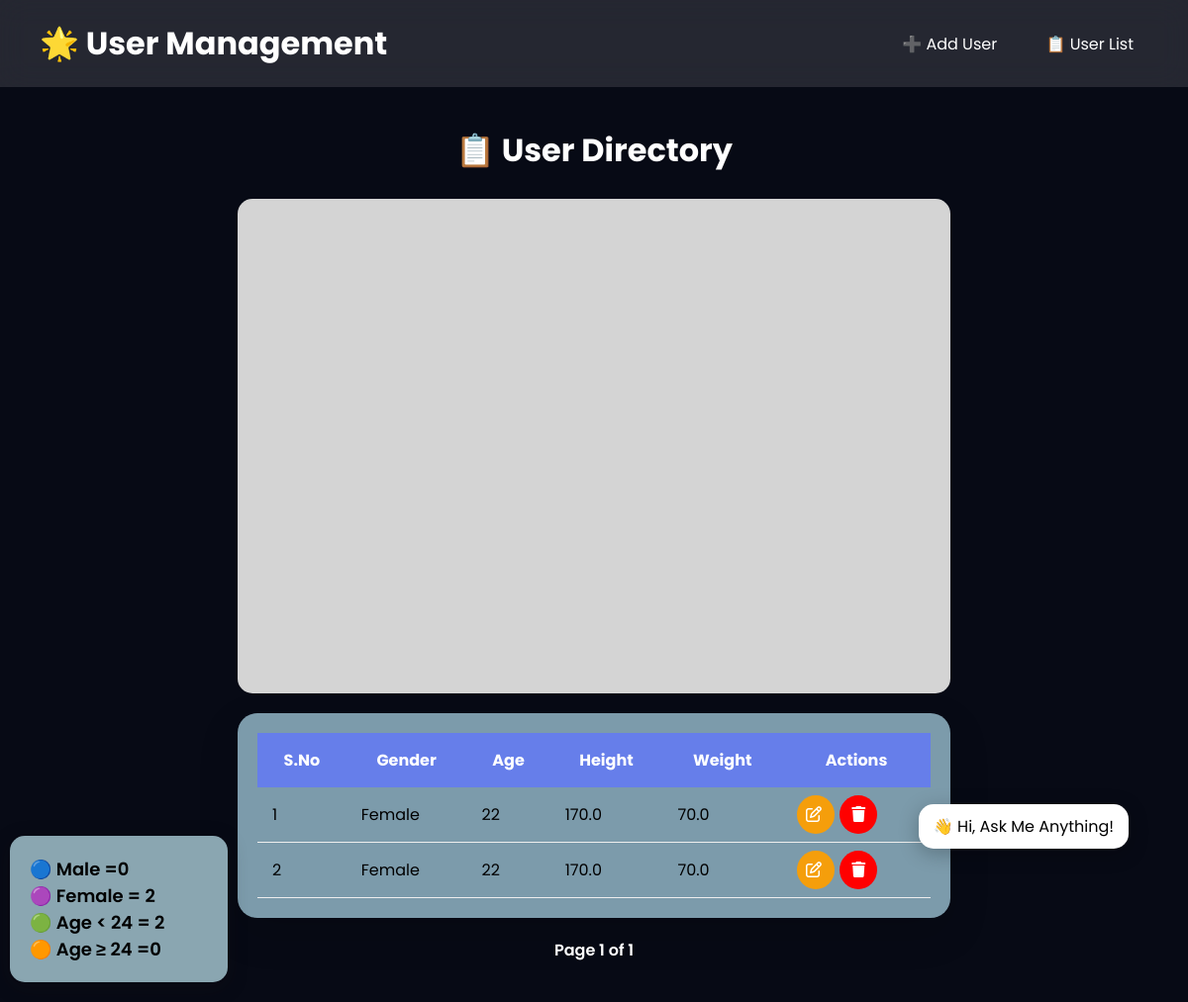
Page /myapp/list/ on the committed database.
### myapp/models.py (models this page shows, shortened)
class profile(models.Model):
    gender = models.CharField(max_length=10)
    age = models.IntegerField()
    height = models.FloatField()
    weight = models.FloatField()

### myapp/views.py (the view)
# urls.py: path('list/', views.list_users, name='list_users'),
def list_users(request):
    query = request.GET.get('q')
    users = profile.objects.all()
    if query:
        users = users.filter(gender__icontains=query)
    paginator = Paginator(users, 10)
    page_number = request.GET.get('page')
    page_obj = paginator.get_page(page_number)
    age_groups = {
        "0-18": 0,
        "19-25": 0,
        "26-35": 0,
        "36-45": 0,
        "46+": 0
    }
    for user in profile.objects.all():
        age = user.age
        if age <= 18:
            age_groups["0-18"] += 1
        elif age <= 25:
            age_groups["19-25"] += 1
        elif age <= 35:
            age_groups["26-35"] += 1
        elif age <= 45:
            age_groups["36-45"] += 1
        else:
            age_groups["46+"] += 1
    male_count = profile.objects.filter(
        gender__iexact='male'
    ).count()
    female_count = profile.objects.filter(
        gender__iexact='female'
    ).count()
    below_24 = profile.objects.filter(
        age__lt=24
    ).count()
    above_24 = profile.objects.filter(
        age__gte=24
    ).count()
    context = {
        'page_obj': page_obj,
        'categories': list(age_groups.keys()),
        'data': list(age_groups.values()),
        'male_count': male_count,
        'female_count': female_count,
        'below_24': below_24,
        'above_24': above_24,
    }
    return render(request, 'list_users.html', context)

### myapp/templates/list_users.html (shortened to what this page needs)
{% extends 'base.html' %}
{% block body_class %}list-page{% endblock %}
{% block content %}
<h2 class="page-title">📋 User Directory</h2>
<div class="chart-row">
    <div class="stats-box">
        <div>🔵 Male ={{ male_count }}</div>
        <div>🟣 Female = {{ female_count }}</div>
        <div>🟢 Age < 24 = {{ below_24 }}</div>
        <div>🟠 Age ≥ 24 ={{ above_24 }}</div>
    </div>
    <div id="userChart" style="height: 500px;"></div>
</div>
<div class="table-wrapper">
<table>
    <tr>
        <th>S.No</th>
        <th>Gender</th>
        <th>Age</th>
        <th>Height</th>
        <th>Weight</th>
        <th>Actions</th>
    </tr>
    {% for user in page_obj %}
    <tr>
        <td>{{forloop.counter}}</td>
        <td>{{ user.gender }}</td>
        <td>{{ user.age }}</td>
        <td>{{ user.height }}</td>
        <td>{{ user.weight }}</td>
        <td class="actions">
            <a href="{% url 'edit_user' user.id %}" class="edit">
                <i class="fa-regular fa-pen-to-square"></i>
            </a>
            <a href="{% url 'delete_user' user.id %}" class="delete">
                <i class="fa-solid fa-trash"></i>
            </a>
        </td>
    </tr>
    {% empty %}
    <tr>
        <td colspan="5" style="text-align:center;">No records found</td>
    </tr>
    {% endfor %}
</table>
</div>
<div class="pagination">
<span style="color:white; font-weight:600;">
    Page {{ page_obj.number }} of {{ page_obj.paginator.num_pages }}</span>
</div>
{% endblock %}

### myapp/templates/base.html (style rules this page uses)
* { margin: 0; padding: 0; box-sizing: border-box; font-family: "Poppins", sans-serif; }
html, body { width:100%; overflow-x:hidden; }
body { min-height: 100vh; background:#0b1020; }
body::before { content: ""; position: fixed; top: 0; left: 0; width: 100%; height: 100%; background: rgba(0, 0, 0, 0.35); z-index: -1; }
.page-title { color: white; text-align: center; margin-bottom: 25px; font-size: 32px; }
.table-wrapper { width:60%; max-width: 1200px; margin: 20px auto; background: rgb(124, 155, 171); padding:20px; border-radius: 20px; box-shadow: 0 15px 40px rgba(0, 0, 0, 0.15); }
table { width: 100%; border-collapse: collapse; }
th { background: #667eea; color: white; padding: 15px; }
td { padding: 15px; border-bottom: 1px solid #eee; }
.edit { background: #f59e0b; color: white; padding: 8px 9px; border-radius: 50%; text-decoration: none; margin-right: 5px; }
.delete { background: #ff0000; color: rgb(255, 255, 255); padding: 8px 12px; border-radius: 50%; text-decoration: none; }
.pagination { text-align: center; margin-top: 20px; }
.chart-row { display:flex; align-items:flex-start; gap:20px; width:60%; margin:20px auto; }
.stats-box { position:fixed; bottom:20px; left:10px; width:220px; min-width:220px; background:rgba(146,175,186,.95); padding:20px; border-radius:15px; font-size:18px; font-weight:600; box-shadow:0 5px 20px rgba(23, 14, 14, 0.25); }
#userChart { width: 100%; background: rgb(212, 212, 212); border-radius: 15px; }

### rows in the picture
profile: gender "Female", age "22", height "170.0", weight "70.0"
profile: gender "Female", age "22", height "170.0", weight "70.0"

### other values in the picture
{{ male_count }} "0"
{{ female_count }} "2"
{{ below_24 }} "2"
{{ above_24 }} "0"
{{ page_obj.number }} "1"
{{ page_obj.paginator.num_pages }} "1"
